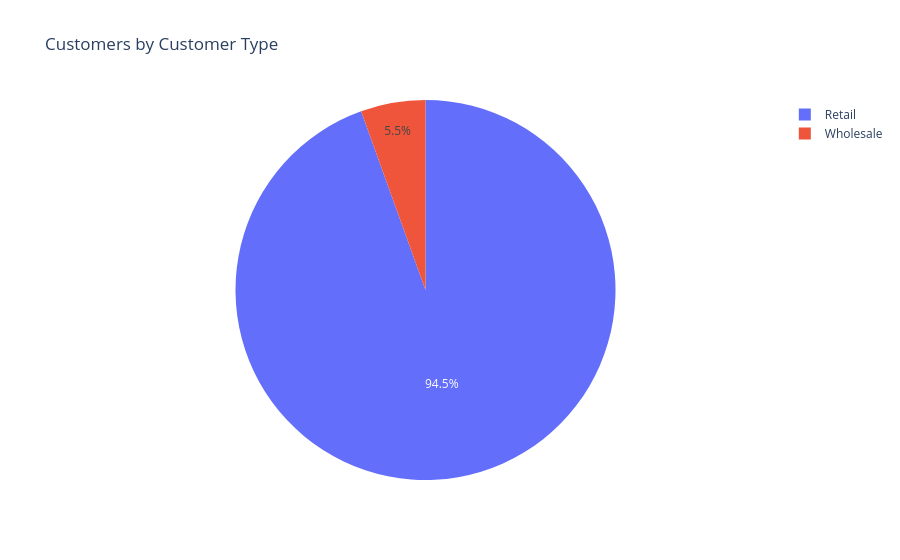

Source (notebook cell):
### Markdown cell above
Chart 4: Customers by Customer Type

### Code cell
customer_type_counts = customers["Customer_Type"].value_counts().reset_index()
customer_type_counts.columns = ["Customer_Type", "Customer_Count"]

fig = px.pie(
    customer_type_counts,
    names="Customer_Type",
    values="Customer_Count",
    title="Customers by Customer Type"

)

fig.show()

### Figure 1 — Plotly figure (JSON) as saved in the notebook; plotly's stock layout.template omitted (floating-point values rounded to 4 significant figures)
{"data": [{"domain": {"x": [0, 1], "y": [0, 1]}, "hovertemplate": "Customer_Type=%{label}<br>Customer_Count=%{value}<extra></extra>", "labels": ["Retail", "Wholesale"], "legendgroup": "", "name": "", "showlegend": true, "type": "pie", "values": [28349, 1651]}], "layout": {"legend": {"tracegroupgap": 0}, "title": {"text": "Customers by Customer Type"}}}
